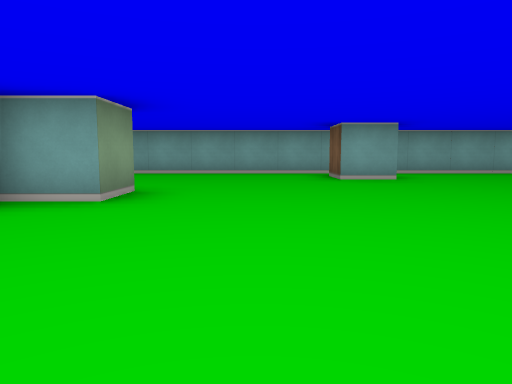
View 1 (above)

17 first-person views from a walk through a cub3D maze. The camera is about half as high as the walls, tilts 6° down and sees 70° across. The floor is counted in squares. Each view is taken from the middle of a square. On the plan, view 1 faces up. The plan holds only what a view shows up to about 9 squares ahead; the rest is blank.

View 2
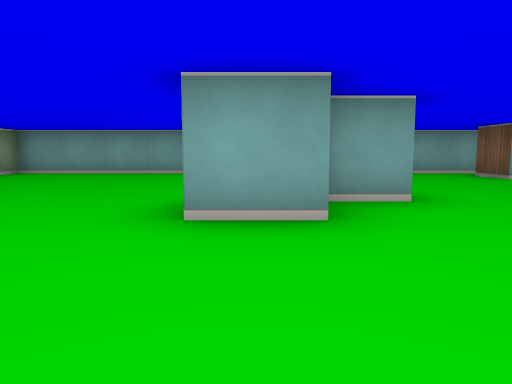

View 3
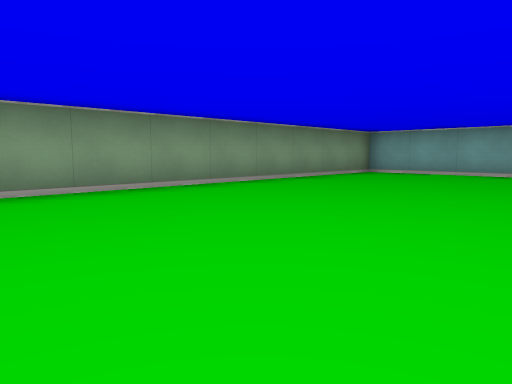

View 4
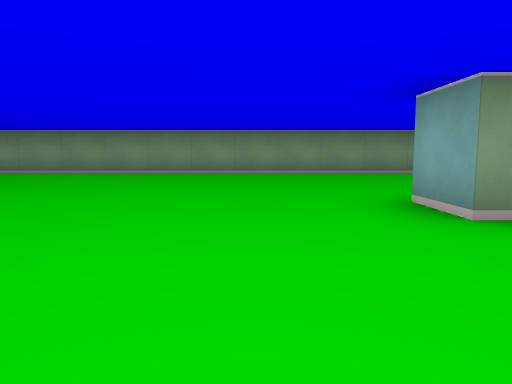

View 5
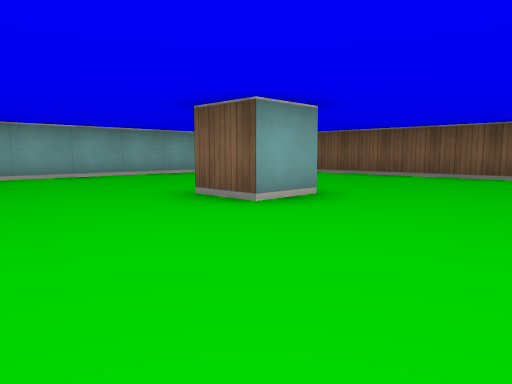

View 6
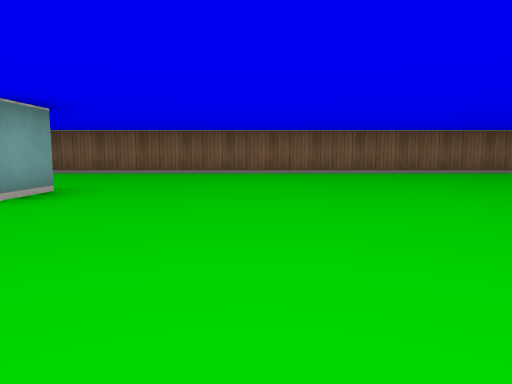

View 7
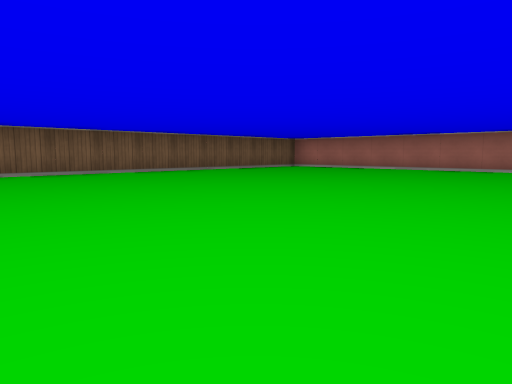

View 8
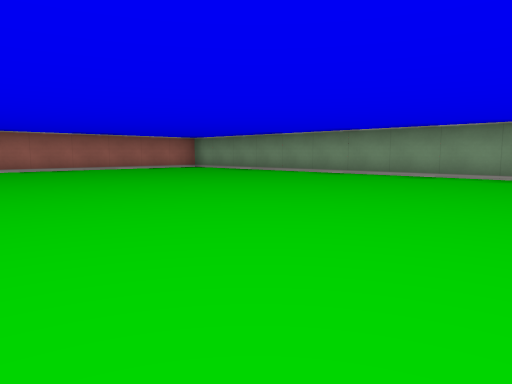

View 9
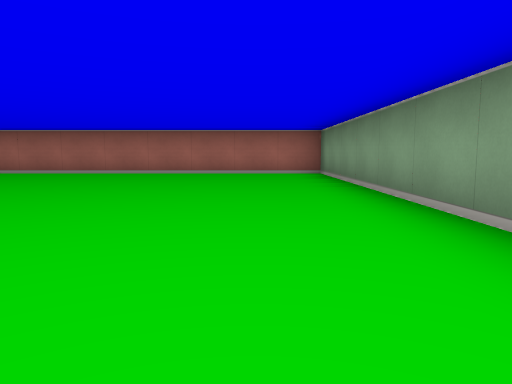

View 10
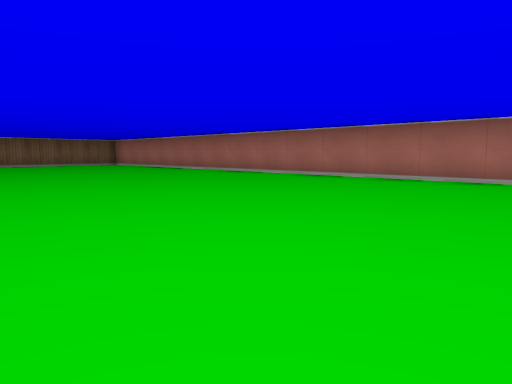

View 11
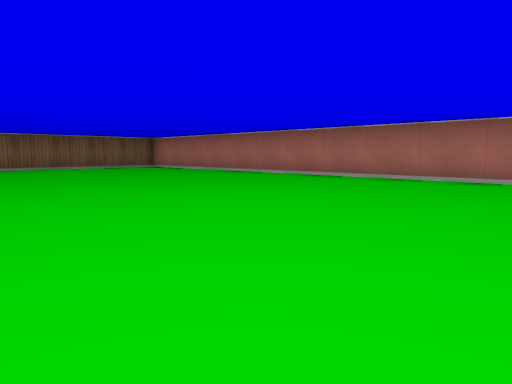

View 12
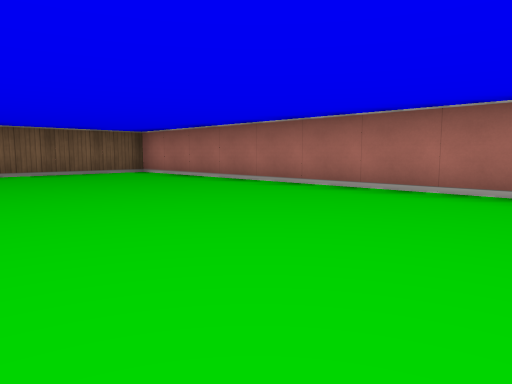

View 13
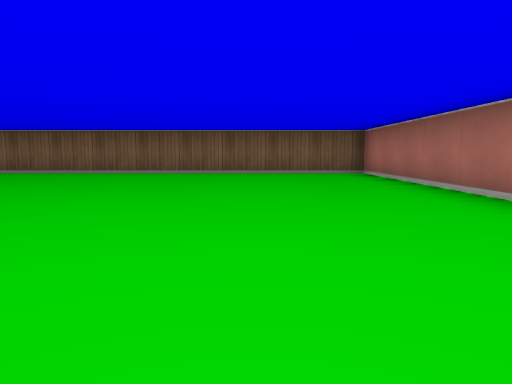

View 14
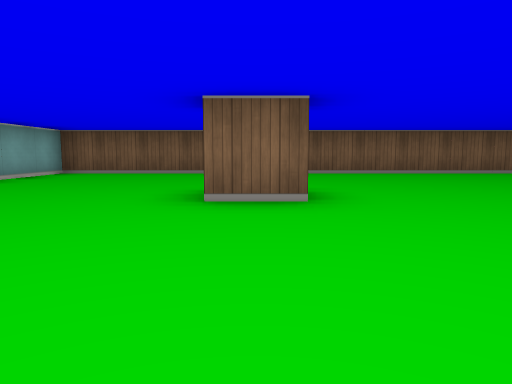

View 15
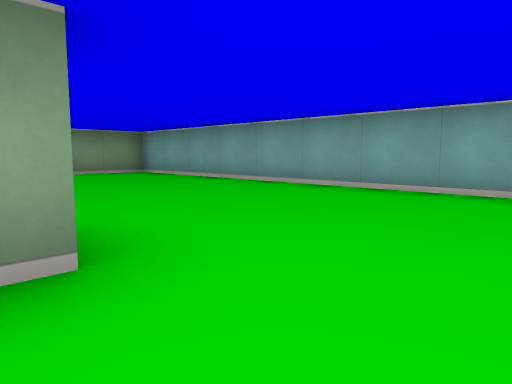

View 16
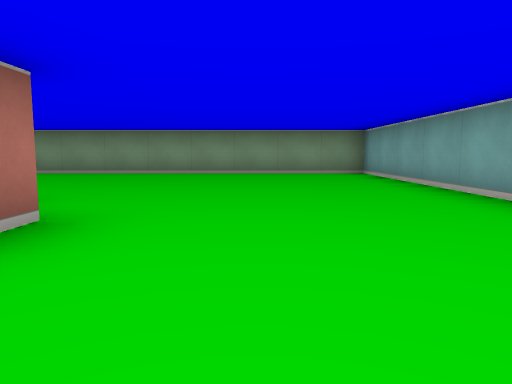

View 17
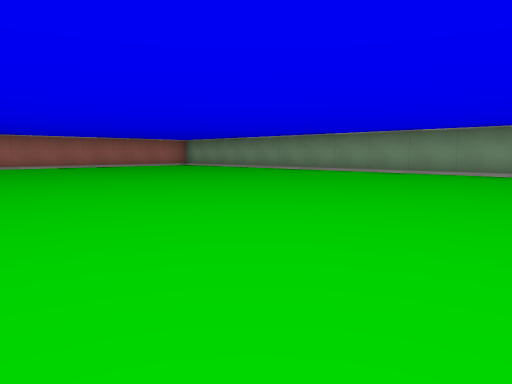

### Floor plan
Points are (right, up) in squares from view 1. A wall is a line through its corners. A room is listed if a view was taken in it or the views show most of it. See-through windows are left out.
Room 1 (views 1, 2, 3, 4, 5, 6, 7, 8, 9, 10, 11, 12, 13, 14, 15, 16, 17)
walls: (-2.4, 2.5) (-3.5, 2.5); (-1.5, 4.6) (-1.5, 3.5) (-2.5, 3.5); (5.6, 3.5) (4.5, 3.5) (4.5, 4.5); (-2.5, 4.5) (-2, 4.5); (2.6, 6.5) (1.5, 6.5) (1.5, 7.5); (9.5, -11.5) (9.5, 8.5) (-8.5, 8.5) (-8.5, -11.5) (9.5, -11.5)

Where each view was taken, in squares from view 1:
view 1: 0 up, 0 right, facing up
view 2: 0 up, 3 left, facing up
view 3: 0 up, 4 left, facing up-left
view 4: 1 up, 0 right, facing left
view 5: 1 up, 2 right, facing up-right
view 6: 1 up, 1 right, facing right
view 7: 1 down, 1 right, facing down-right
view 8: 1 down, 1 left, facing down-left
view 9: 3 down, 7 left, facing down
view 10: 5 down, 5 left, facing down-right
view 11: 5 down, 2 left, facing down-right
view 12: 7 down, 1 right, facing down-right
view 13: 9 down, 1 right, facing right
view 14: 4 up, 1 right, facing right
view 15: 4 up, 0 right, facing up-left
view 16: 6 up, 0 right, facing left
view 17: 1 up, 0 right, facing down-left
